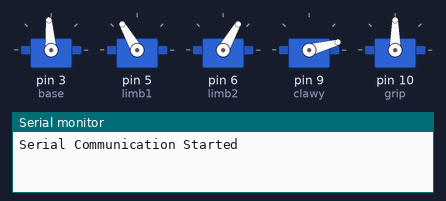
Bench run of a sketch on a simulated Arduino Uno, built with avr-gcc and run on an emulated ATmega328P. Parts: 5 × servo, the last lines printed to the serial monitor. Random numbers use the default seed unless the sketch sets one. At 11.3 s the program stops and its outputs stay as they are.

Above: at 0.1 s.
At 1.4 s:
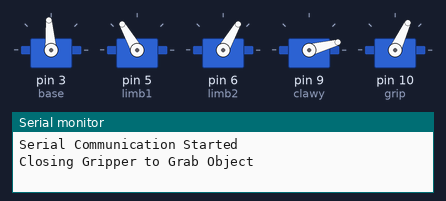
At 1.8 s:
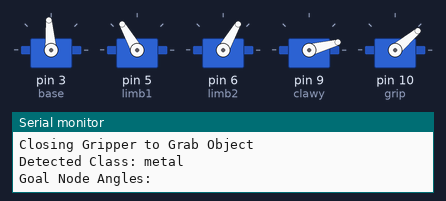
At 5.5 s:
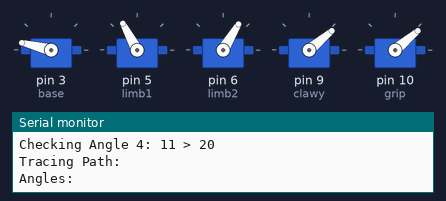
At 6.5 s:
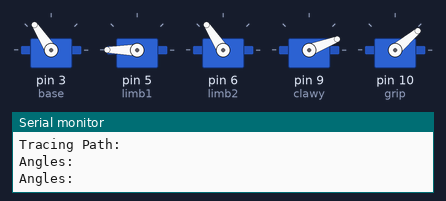
At 11.4 s:
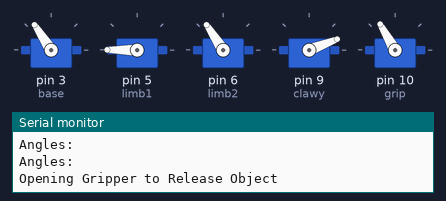
Timing chart, 0 to 12.8 s (numbered marks = the images above):
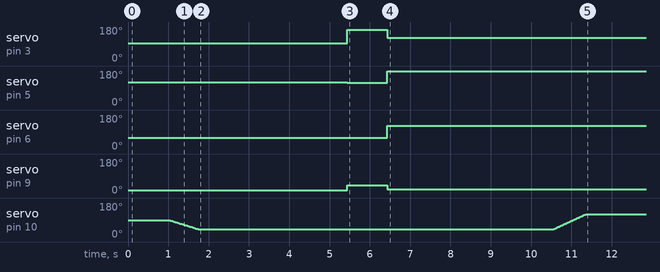

Measured:
- by itself, servo on pin 3 (base): 94° → 166° at 5.4 s, → 123° 1.0 s later
- by itself, servo on pin 5 (limb1): 120° → 118° at 5.4 s, → 180° 1.0 s later
- by itself, servo on pin 6 (limb2): 60° → 59° at 5.4 s, → 123° 1.0 s later
- by itself, servo on pin 9 (clawy): 15° → 40° at 5.4 s, → 21° 1.0 s later

The sketch:

pathplanning2.ino
```cpp
#include <Servo.h>

Servo base;  // create Servo object to control the base servo
Servo limb1;  // create Servo object to control limb1
Servo limb2;  // create Servo object to control limb2
//Servo clawx;  // create Servo object to control clawx
Servo clawy;  // create Servo object to control clawy
Servo grip;  // create Servo object to control grip

const int MAX_ANGLE = 180;
const int STEP_SIZE = 20;
const int MAX_NODES = 50;  // Further reduced
const int SERVO_COUNT = 5;
int grippos;
int pos;
int curang;
int lastang;

// Define the Node structure
struct Node {
    byte angles[SERVO_COUNT];
    Node* parent;
};

// RRT tree and size
Node rrtTree[MAX_NODES];
int treeSize = 1;

// Define goal nodes for different waste classes
Node metalBin = { {185, 120, 60, 40, 25}, NULL };
Node plasticBin = { { 160, 155, 55, 40, 25}, NULL };
Node otherBin = { {250, 120, 55, 20, 15}, NULL };

// Global variable to hold the detected waste class
String detectedClass = "other";  // Default value

// Start node
Node startNode = { {94, 120, 60, 15, 80}, NULL };

// Global goal node
Node goalNode = { {90, 90, 60, 90, 80}, NULL };

void setup() {
    base.attach(3);  // Pin for base servo
    limb1.attach(5); // Pin for limb1 servo
    limb2.attach(6); // Pin for limb2 servo
    //clawx.attach(9); // Pin for clawx servo
    clawy.attach(9); // Pin for clawy servo
    grip.attach(10); // Pin for grip servo

    Serial.begin(9600);
    Serial.println("Serial Communication Started");

    // Initialize RRT tree with start node
    rrtTree[treeSize++] = startNode;
    setServoPositions(startNode.angles);
    delay(1000);
    closeGripper();
}

void loop() {
    // Simulating waste detection
    // detectedClass = Serial.readStringUntil('\n');
    detectedClass = "metal";
    detectedClass.trim(); // Remove any leading/trailing whitespace
    Serial.print("Detected Class: ");
    Serial.println(detectedClass);

    // Update goalNode based on detected class
    if (detectedClass == "metal") {
        goalNode = metalBin;
    } else if (detectedClass == "plastic") {
        goalNode = plasticBin;
    } else {
        goalNode = otherBin;
    }

    // Debug: Check if goalNode is set correctly
    Serial.println("Goal Node Angles:");
    for (int i = 0; i < SERVO_COUNT; i++) {
        Serial.print("Servo ");
        Serial.print(i);
        Serial.print(": ");
        Serial.println(goalNode.angles[i]);
    }

    // Reset the RRT tree with start node
    treeSize = 1;  // Reset the tree size
    rrtTree[0] = startNode;  // Initialize the tree with the start node

    if (treeSize == 0) {
        Serial.println("Tree size is zero. RRT might not be initialized correctly.");
        return;
    }

    // Check if the start node is already at the goal
    if (reachedGoal(startNode, goalNode)) {
        Serial.println("Start node is already at the goal.");
        tracePath(startNode);
        openGripper();  // Release the object
        while(1); // Stop execution after reaching the goal
    }

    Serial.println("Loop started");

    // RRT Path Planning
    bool goalReached = false;

    while (!goalReached) {
        Node randomNode;
        generateRandomNode(randomNode);
        Node nearestNode = findNearestNode(randomNode);
        Node newNode = extendTree(nearestNode, randomNode);

        if (!checkCollision(newNode)) {
            rrtTree[treeSize++] = newNode;
            if (reachedGoal(newNode, goalNode)) {
                goalReached = true;
                tracePath(newNode);
                delay(2000);
            }
        }

        // Add a small delay to allow serial output to be readable
        delay(100);
    }
    delay(2000);
    openGripper();
    while(1); // Stop execution after reaching the goal
}

Node findNearestNode(Node randomNode) {
    Node nearestNode;
    float minDist = 1e9;  // Large initial value

    for (int i = 0; i < treeSize; i++) {
        float dist = 0;
        for (int j = 0; j < SERVO_COUNT; j++) {
            dist += sq(rrtTree[i].angles[j] - randomNode.angles[j]);
        }
        if (dist < minDist) {
            minDist = dist;
            nearestNode = rrtTree[i];
        }
    }
    return nearestNode;
}

void generateRandomNode(Node &node) {
    if (random(0, 100) < 30) {  // 30% chance to pick goal-biased node
        for (int i = 0; i < SERVO_COUNT; i++) {
            node.angles[i] = goalNode.angles[i];
        }
    } else {
        for (int i = 0; i < SERVO_COUNT; i++) {
            node.angles[i] = random(0, MAX_ANGLE + 1);
        }
    }

    // Print Random Node Angles
    for (int i = 0; i < SERVO_COUNT; i++) {
        Serial.print("Random Node Angle ");
        Serial.print(i);
        Serial.print(": ");
        Serial.println(node.angles[i]);
    }
}

Node extendTree(Node nearestNode, Node randomNode) {
    Node newNode;
    for (int i = 0; i < SERVO_COUNT; i++) {
        float direction = randomNode.angles[i] - nearestNode.angles[i];
        float proportion = min(1.0, sqrt(pow(direction, 2)) / MAX_ANGLE);  // Proportional control
        newNode.angles[i] = nearestNode.angles[i] + constrain(direction * proportion, -STEP_SIZE, STEP_SIZE);
    }
    newNode.parent = &nearestNode;
    return newNode;
}

bool checkCollision(Node node) {
    // Simplified collision check
    // You can add a specific check for your environment here
    return false;
}

bool reachedGoal(Node node, Node goalNode) {
    for (int i = 0; i < SERVO_COUNT; i++) {
        Serial.print("Checking Angle ");
        Serial.print(i);
        Serial.print(": ");
        Serial.print(abs(node.angles[i] - goalNode.angles[i]));
        Serial.print(" > ");
        Serial.println(STEP_SIZE);
        if (abs(node.angles[i] - goalNode.angles[i]) > STEP_SIZE) {
            return false;
        }
    }
    return true;
}

void tracePath(Node node) {
    Serial.println("Tracing Path:");
    while (node.parent != NULL) {
        curang = node.angles;
        if (curang != lastang){
          printNode(node); // Print the current node's angles
          setServoPositions(node.angles);
          delay(1000); // Adjust delay if needed
          node = *node.parent;
          lastang = node.angles;  // Move to the parent node
    }
        else{
          node.parent = NULL;
        }
    }
    // Print and set the start node position (final node in the trace)
    printNode(node); // Print the start node's angles
    setServoPositions(node.angles); // Move to the start node's position
}

void printNode(Node node) {
    Serial.print("Angles: ");
    curang = node.angles;
    if (curang == lastang){
    for (int i = 0; i < SERVO_COUNT; i++) {
        Serial.print(node.angles[i]);
        if (i < SERVO_COUNT - 1) {
            Serial.print(", ");
        }
    }
    Serial.println();
    lastang = node.angles;
    }
    else{
      Serial.println();
    }
}

void setServoPositions(byte angles[SERVO_COUNT]) {
    base.write(angles[0]);
    limb1.write(angles[1]);
    limb2.write(angles[2]);
    clawy.write(angles[3]);
    // grip.write(120); // Ensure the grip holds the object initially
}

// Function to open the gripper and release the object
void openGripper() {
    Serial.println("Opening Gripper to Release Object");
    grippos = grip.read();
    for (pos = grippos; pos<=120; pos += 1){
        grip.write(pos);
        delay(10);
    }
}

void closeGripper() {
    Serial.println("Closing Gripper to Grab Object");
    grippos = grip.read();
    for (pos = grippos; pos>=40; pos -= 1){
        grip.write(pos);
        delay(15);
    }
}
```
